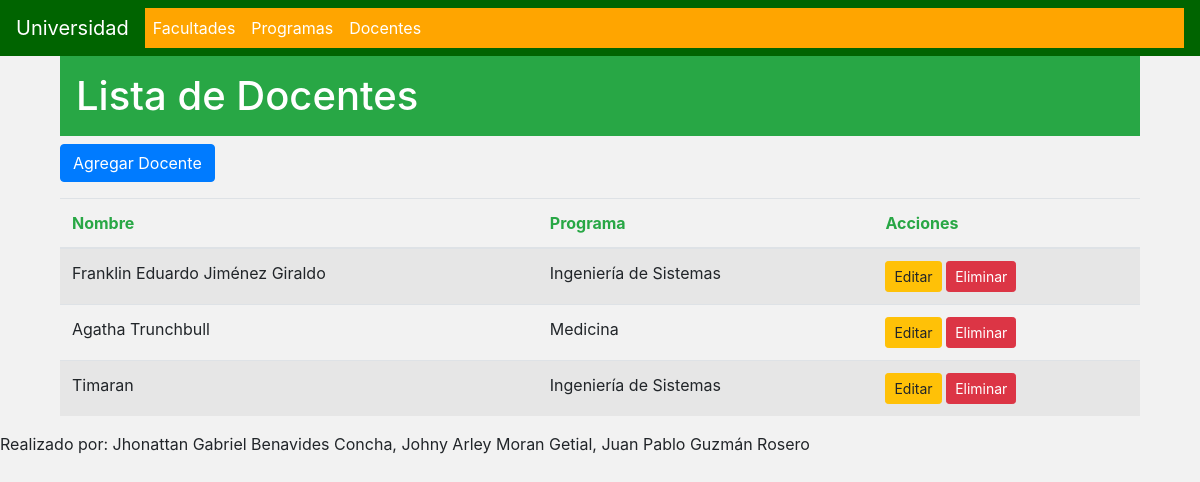
The page /docentes/ on the database as committed earlier.
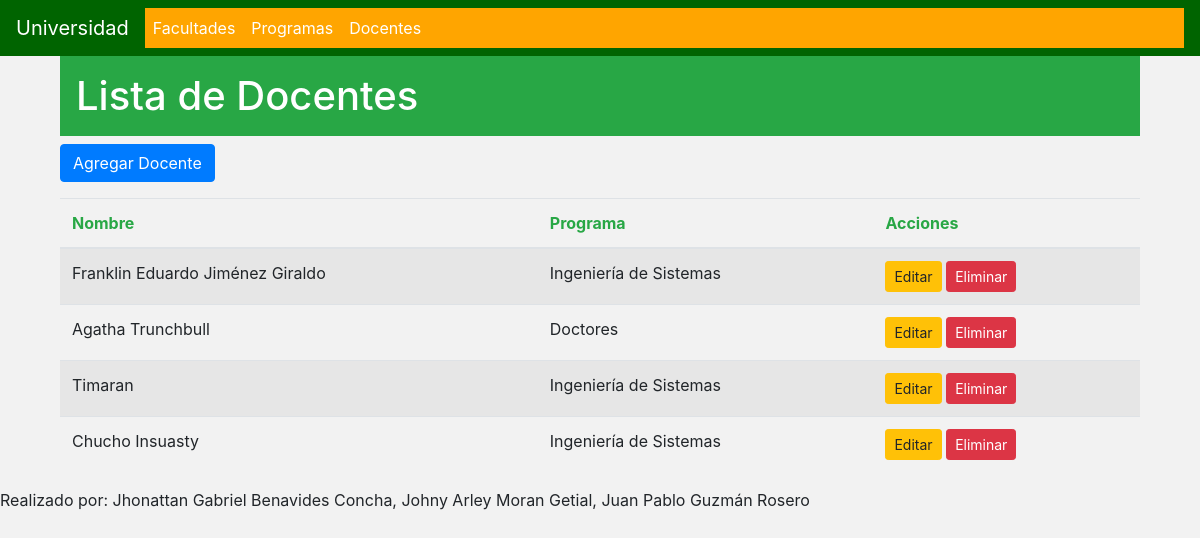
The same page on the database as committed later.
### universidad_app/models.py (models this page shows)
class Docente(models.Model):
    nombre = models.CharField(max_length=100)
    programa = models.ForeignKey(Programa, on_delete=models.CASCADE)

class Programa(models.Model):
    nombre = models.CharField(max_length=100)
    facultad = models.ForeignKey(Facultad, on_delete=models.CASCADE)

### universidad_app/views.py (the view)
# urls.py: path('docentes/', views.docentes_list, name='docentes_list'),
def docentes_list(request):
    docentes = Docente.objects.all()
    return render(request, 'universidad_app/docentes_list.html', {'docentes': docentes})

### universidad_app/templates/universidad_app/docentes_list.html (shortened to what this page needs)
{% extends 'universidad_app/base.html' %}
{% block content %}
    <div class="container">
        <h1 class="bg-success text-white p-3">Lista de Docentes</h1>
        <a href="{% url 'agregar_docente' %}" class="btn btn-primary mb-3">Agregar Docente</a>
        <table class="table table-striped">
            <thead>
                <tr>
                    <th class="text-success">Nombre</th>
                    <th class="text-success">Programa</th>
                    <th class="text-success">Acciones</th>
                </tr>
            </thead>
            <tbody>
                {% for docente in docentes %}
                    <tr>
                        <td>{{ docente.nombre }}</td>
                        <td>{{ docente.programa.nombre }}</td>
                        <td>
                            <a href="{% url 'editar_docente' docente.id %}" class="btn btn-warning btn-sm">Editar</a>
                            <a href="#" class="btn btn-danger btn-sm" data-toggle="modal" data-target="#eliminarDocenteModal{{ docente.id }}">Eliminar</a>
                        </td>
                    </tr>
                {% endfor %}
            </tbody>
        </table>
    </div>
{% endblock %}

Rows that differ between the two databases and show on the page:
changed through a linked row, Docente "Agatha Trunchbull": programa.nombre "Medicina" → "Doctores"
added Docente: nombre "Chucho Insuasty", programa.nombre "Ingeniería de Sistemas"
